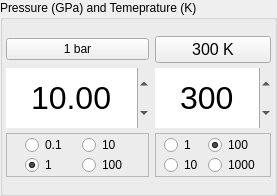
          <widget class="QGroupBox" name="groupBox">
           <property name="sizePolicy">
            <sizepolicy hsizetype="Preferred" vsizetype="Fixed">
             <horstretch>0</horstretch>
             <verstretch>0</verstretch>
            </sizepolicy>
           </property>
           <property name="autoFillBackground">
            <bool>false</bool>
           </property>
           <property name="title">
            <string>Pressure (GPa) and Temeprature (K)</string>
           </property>
           <property name="flat">
            <bool>true</bool>
           </property>
           <layout class="QGridLayout" name="gridLayout_10">
            <property name="leftMargin">
             <number>3</number>
            </property>
            <property name="topMargin">
             <number>12</number>
            </property>
            <property name="rightMargin">
             <number>3</number>
            </property>
            <property name="bottomMargin">
             <number>12</number>
            </property>
            <property name="horizontalSpacing">
             <number>-1</number>
            </property>
            <property name="verticalSpacing">
             <number>1</number>
            </property>
            <item row="0" column="1">
             <widget class="QPushButton" name="pushButton_RoomT">
              <property name="sizePolicy">
               <sizepolicy hsizetype="Preferred" vsizetype="Fixed">
                <horstretch>0</horstretch>
                <verstretch>0</verstretch>
               </sizepolicy>
              </property>
              <property name="minimumSize">
               <size>
                <width>60</width>
                <height>0</height>
               </size>
              </property>
              <property name="font">
               <font>
                <family>Helvetica</family>
                <pointsize>12</pointsize>
                <weight>50</weight>
                <italic>false</italic>
                <bold>false</bold>
               </font>
              </property>
              <property name="text">
               <string>300 K</string>
              </property>
             </widget>
            </item>
            <item row="0" column="0">
             <widget class="QPushButton" name="pushButton_1bar">
              <property name="text">
               <string>1 bar</string>
              </property>
             </widget>
            </item>
            <item row="1" column="0">
             <widget class="QDoubleSpinBox" name="doubleSpinBox_Pressure">
              <property name="sizePolicy">
               <sizepolicy hsizetype="Minimum" vsizetype="Fixed">
                <horstretch>0</horstretch>
                <verstretch>0</verstretch>
               </sizepolicy>
              </property>
              <property name="minimumSize">
               <size>
                <width>0</width>
                <height>60</height>
               </size>
              </property>
              <property name="sizeIncrement">
               <size>
                <width>0</width>
                <height>0</height>
               </size>
              </property>
              <property name="baseSize">
               <size>
                <width>0</width>
                <height>0</height>
               </size>
              </property>
              <property name="font">
               <font>
                <family>Helvetica</family>
                <pointsize>24</pointsize>
                <weight>9</weight>
                <italic>false</italic>
                <bold>false</bold>
               </font>
              </property>
              <property name="focusPolicy">
               <enum>Qt::StrongFocus</enum>
              </property>
              <property name="styleSheet">
               <string notr="true">font: 75 24pt &quot;Helvetica&quot;;</string>
              </property>
              <property name="frame">
               <bool>false</bool>
              </property>
              <property name="alignment">
               <set>Qt::AlignCenter</set>
              </property>
              <property name="buttonSymbols">
               <enum>QAbstractSpinBox::UpDownArrows</enum>
              </property>
              <property name="decimals">
               <number>2</number>
              </property>
              <property name="maximum">
               <double>1000.000000000000000</double>
              </property>
              <property name="value">
               <double>10.000000000000000</double>
              </property>
             </widget>
            </item>
            <item row="1" column="1">
             <widget class="QDoubleSpinBox" name="doubleSpinBox_Temperature">
              <property name="sizePolicy">
               <sizepolicy hsizetype="Minimum" vsizetype="Fixed">
                <horstretch>0</horstretch>
                <verstretch>0</verstretch>
               </sizepolicy>
              </property>
              <property name="minimumSize">
               <size>
                <width>0</width>
                <height>60</height>
               </size>
              </property>
              <property name="baseSize">
               <size>
                <width>0</width>
                <height>50</height>
               </size>
              </property>
              <property name="font">
               <font>
                <family>Helvetica</family>
                <pointsize>24</pointsize>
                <weight>9</weight>
                <italic>false</italic>
                <bold>false</bold>
               </font>
              </property>
              <property name="focusPolicy">
               <enum>Qt::StrongFocus</enum>
              </property>
              <property name="layoutDirection">
               <enum>Qt::LeftToRight</enum>
              </property>
              <property name="autoFillBackground">
               <bool>false</bool>
              </property>
              <property name="styleSheet">
               <string notr="true">font: 75 24pt &quot;Helvetica&quot;;</string>
              </property>
              <property name="frame">
               <bool>false</bool>
              </property>
              <property name="alignment">
               <set>Qt::AlignCenter</set>
              </property>
              <property name="buttonSymbols">
               <enum>QAbstractSpinBox::UpDownArrows</enum>
              </property>
              <property name="decimals">
               <number>0</number>
              </property>
              <property name="maximum">
               <double>10000.000000000000000</double>
              </property>
              <property name="singleStep">
               <double>100.000000000000000</double>
              </property>
              <property name="value">
               <double>300.000000000000000</double>
              </property>
             </widget>
            </item>
            <item row="3" column="0">
             <widget class="QFrame" name="frame_16">
              <property name="sizePolicy">
               <sizepolicy hsizetype="Preferred" vsizetype="Fixed">
                <horstretch>0</horstretch>
                <verstretch>0</verstretch>
               </sizepolicy>
              </property>
              <property name="minimumSize">
               <size>
                <width>0</width>
                <height>60</height>
               </size>
              </property>
              <property name="layoutDirection">
               <enum>Qt::LeftToRight</enum>
              </property>
              <property name="frameShape">
               <enum>QFrame::StyledPanel</enum>
              </property>
              <layout class="QGridLayout" name="gridLayout_3">
               <property name="sizeConstraint">
                <enum>QLayout::SetMinimumSize</enum>
               </property>
               <property name="leftMargin">
                <number>3</number>
               </property>
               <property name="topMargin">
                <number>1</number>
               </property>
               <property name="rightMargin">
                <number>3</number>
               </property>
               <property name="bottomMargin">
                <number>1</number>
               </property>
               <property name="spacing">
                <number>0</number>
               </property>
               <item row="0" column="0">
                <widget class="QRadioButton" name="radioButton_P01">
                 <property name="sizePolicy">
                  <sizepolicy hsizetype="Fixed" vsizetype="Fixed">
                   <horstretch>0</horstretch>
                   <verstretch>0</verstretch>
                  </sizepolicy>
                 </property>
                 <property name="text">
                  <string>0.1</string>
                 </property>
                </widget>
               </item>
               <item row="0" column="1">
                <widget class="QRadioButton" name="radioButton_P10">
                 <property name="sizePolicy">
                  <sizepolicy hsizetype="Fixed" vsizetype="Fixed">
                   <horstretch>0</horstretch>
                   <verstretch>0</verstretch>
                  </sizepolicy>
                 </property>
                 <property name="text">
                  <string>10</string>
                 </property>
                </widget>
               </item>
               <item row="1" column="1">
                <widget class="QRadioButton" name="radioButton_P100">
                 <property name="sizePolicy">
                  <sizepolicy hsizetype="Fixed" vsizetype="Fixed">
                   <horstretch>0</horstretch>
                   <verstretch>0</verstretch>
                  </sizepolicy>
                 </property>
                 <property name="text">
                  <string>100</string>
                 </property>
                </widget>
               </item>
               <item row="1" column="0">
                <widget class="QRadioButton" name="radioButton_P1">
                 <property name="sizePolicy">
                  <sizepolicy hsizetype="Fixed" vsizetype="Fixed">
                   <horstretch>0</horstretch>
                   <verstretch>0</verstretch>
                  </sizepolicy>
                 </property>
                 <property name="text">
                  <string>1</string>
                 </property>
                 <property name="checked">
                  <bool>true</bool>
                 </property>
                </widget>
               </item>
              </layout>
             </widget>
            </item>
            <item row="3" column="1">
             <widget class="QFrame" name="frame_17">
              <property name="sizePolicy">
               <sizepolicy hsizetype="Preferred" vsizetype="Minimum">
                <horstretch>0</horstretch>
                <verstretch>0</verstretch>
               </sizepolicy>
              </property>
              <property name="minimumSize">
               <size>
                <width>0</width>
                <height>60</height>
               </size>
              </property>
              <property name="frameShape">
               <enum>QFrame::StyledPanel</enum>
              </property>
              <layout class="QGridLayout" name="gridLayout_7">
               <property name="sizeConstraint">
                <enum>QLayout::SetMinimumSize</enum>
               </property>
               <property name="leftMargin">
                <number>3</number>
               </property>
               <property name="topMargin">
                <number>1</number>
               </property>
               <property name="rightMargin">
                <number>3</number>
               </property>
               <property name="bottomMargin">
                <number>1</number>
               </property>
               <property name="spacing">
                <number>0</number>
               </property>
               <item row="0" column="0">
                <widget class="QRadioButton" name="radioButton_T1">
                 <property name="sizePolicy">
                  <sizepolicy hsizetype="Fixed" vsizetype="Fixed">
                   <horstretch>0</horstretch>
                   <verstretch>0</verstretch>
                  </sizepolicy>
                 </property>
                 <property name="text">
                  <string>1</string>
                 </property>
                </widget>
               </item>
               <item row="1" column="0">
                <widget class="QRadioButton" name="radioButton_T10">
                 <property name="sizePolicy">
                  <sizepolicy hsizetype="Fixed" vsizetype="Fixed">
                   <horstretch>0</horstretch>
                   <verstretch>0</verstretch>
                  </sizepolicy>
                 </property>
                 <property name="text">
                  <string>10</string>
                 </property>
                </widget>
               </item>
               <item row="0" column="1">
                <widget class="QRadioButton" name="radioButton_T100">
                 <property name="sizePolicy">
                  <sizepolicy hsizetype="Fixed" vsizetype="Fixed">
                   <horstretch>0</horstretch>
                   <verstretch>0</verstretch>
                  </sizepolicy>
                 </property>
                 <property name="text">
                  <string>100</string>
                 </property>
                 <property name="checked">
                  <bool>true</bool>
                 </property>
                </widget>
               </item>
               <item row="1" column="1">
                <widget class="QRadioButton" name="radioButton_T1000">
                 <property name="sizePolicy">
                  <sizepolicy hsizetype="Fixed" vsizetype="Fixed">
                   <horstretch>0</horstretch>
                   <verstretch>0</verstretch>
                  </sizepolicy>
                 </property>
                 <property name="text">
                  <string>1000</string>
                 </property>
                </widget>
               </item>
              </layout>
             </widget>
            </item>
           </layout>
          </widget>
